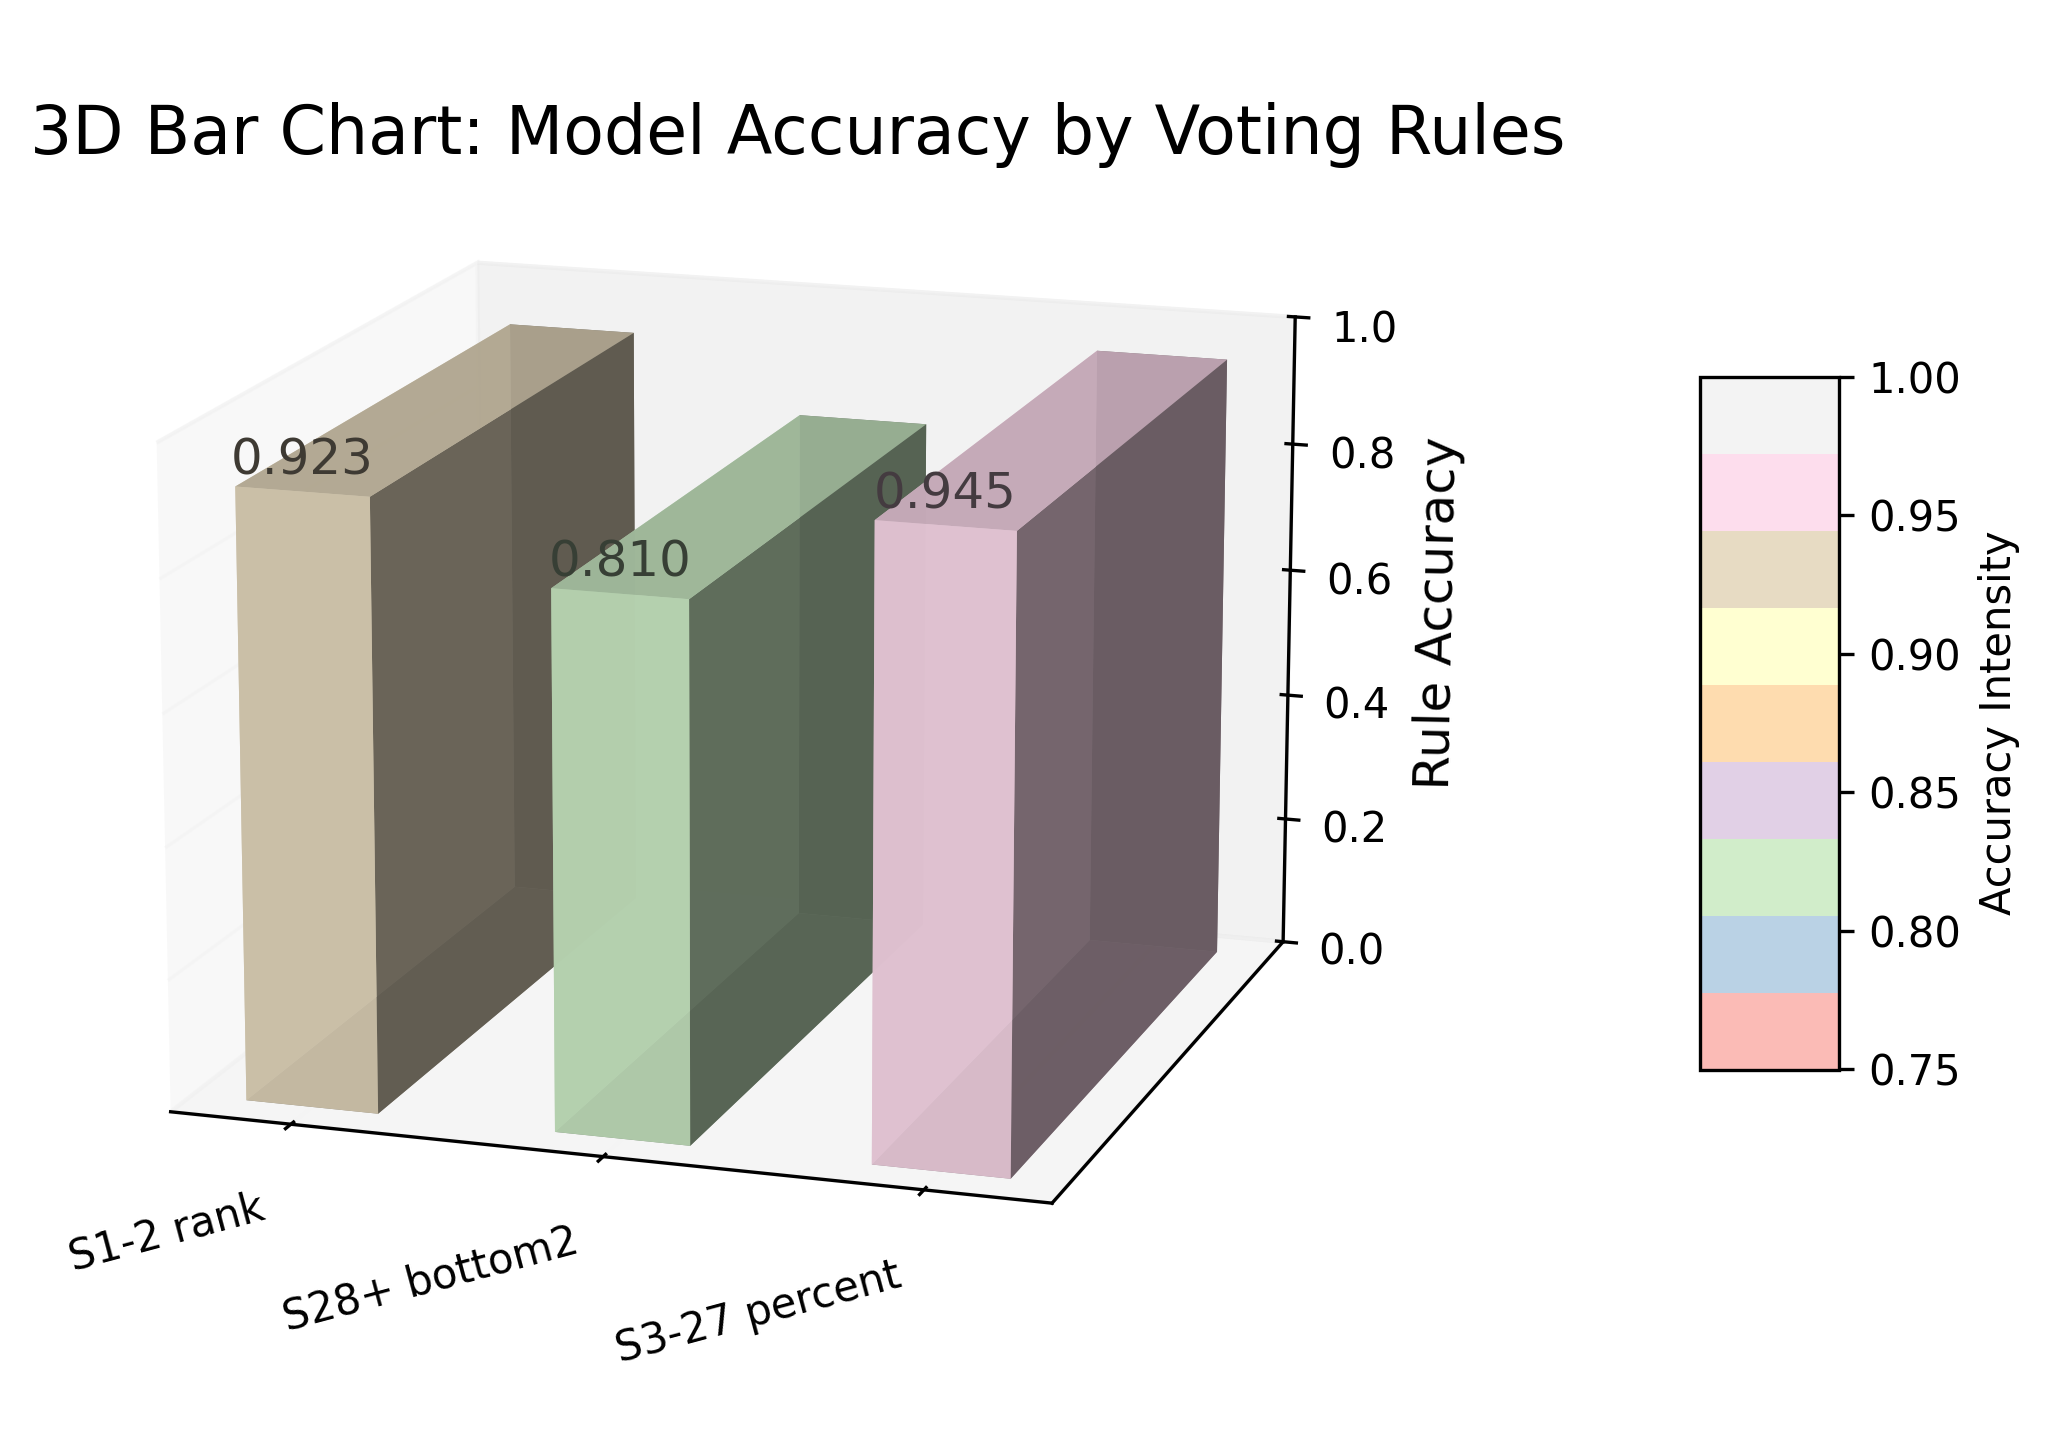

Here is the Python script that generated this plot:
import numpy as np
import matplotlib.pyplot as plt
from mpl_toolkits.mplot3d import Axes3D
import matplotlib.colors as mcolors

# 数据
categories = ['S1-2 rank', 'S28+ bottom2', 'S3-27 percent']
values = [0.923, 0.810, 0.945]
n = len(categories)

# 调整坐标
xpos = np.arange(n)
ypos = np.zeros(n)
zpos = np.zeros(n)
dx = 0.43
dy = 0.1
dz = values

# 颜色设置：适配新版本的色板调用方式（弃用get_cmap）
norm = mcolors.Normalize(0.75, 1)
cmap = plt.colormaps['Pastel1']  # 新版本推荐写法
colors = cmap(norm(dz))

# 绘图
fig = plt.figure(figsize=(24, 6))
ax = fig.add_subplot(111, projection='3d')

# 核心修复：移除无效的shade_factor，用shade+alpha控制阴影（适配新版本）
bars = ax.bar3d(xpos, ypos, zpos, dx, dy, dz, color=colors, zsort='average', 
                shade=True,  # 开启阴影（新版本仅支持True/False，无强度参数）
                alpha=0.9,lightsource=None)  # 用轻微透明弱化阴影，替代shade_factor

# 核心新增：在每个柱子顶部标注具体数值（颜色和柱子一致但稍深）
def darken_color(color, factor=0.7):
    """将颜色加深（factor<1加深，越小越深）"""
    # 分离RGBA通道，RGB通道乘以factor（alpha保持1）
    r, g, b, a = color
    return (r*factor, g*factor, b*factor, 1.0)

for i in range(n):
    # 获取当前柱子的颜色并加深
    bar_color = colors[i]
    text_color = darken_color(bar_color, factor=0.27)  # 0.7是加深程度，可调整
    
    # 标注位置：x在柱子中心，y固定0，z在柱子高度+0.01（避免重叠）
    ax.text(xpos[i] + dx/2,  # x坐标（柱子中心）
            ypos[i],         # y坐标（和柱子一致）
            dz[i] + 0.01,    # z坐标（柱子顶部+0.01，留出空隙）
            f'{dz[i]:.3f}',  # 数值格式化为3位小数
            fontsize=12,     # 字体大小
            color=text_color,# 加深后的柱子颜色
            ha='center',     # 水平居中
            va='bottom',     # 垂直靠下（贴在柱子顶部）
            fontweight='medium')  # 字体稍粗，增强可读性

# 额外优化：调整3D渲染的光照角度，让阴影更浅（新版本控制阴影的核心方式）
ax._dist = 330  # 调整相机距离，弱化阴影对比度
ax.azim = -70  # 保持原有方位角
ax.elev = 15   # 保持原有仰角

# 弱化网格/刻度（保留浅色系风格）
ax.xaxis._axinfo["grid"]['color'] = (0.95, 0.95, 0.95, 0.3)
ax.yaxis._axinfo["grid"]['color'] = (0.95, 0.95, 0.95, 0.3)
ax.zaxis._axinfo["grid"]['color'] = (0.95, 0.95, 0.95, 0.5)
ax.xaxis._axinfo["tick"]['color'] = (0.8, 0.8, 0.8, 0.9)
ax.zaxis._axinfo["tick"]['color'] = (0.8, 0.8, 0.8, 0.9)

# 原有美化设置
ax.set_xticks(xpos + dx/2)
ax.set_xticklabels(categories, rotation=15, ha='right')
ax.set_yticks([])
ax.set_zlabel('Rule Accuracy', fontsize=12)
ax.set_title('3D Bar Chart: Model Accuracy by Voting Rules', 
             fontsize=16,
             x=0.55,  # x轴位置（0左，1右，默认0.5，0.95右移）
             y=0.97)   # y轴位置（0下，1上，默认1.0，0.9下移）
ax.set_zlim(0, 1.0)
ax.view_init(elev=15, azim=-72)

# 颜色条：适配新版本，完全实色
mappable = plt.cm.ScalarMappable(cmap=cmap, norm=norm)
mappable.set_array(dz)
cbar = fig.colorbar(mappable, ax=ax, shrink=0.5, aspect=5, label='Accuracy Intensity')
cbar.solids.set_alpha(0.9)  # 颜色条100%实色

# 保存图片
plt.savefig('3d_bar_chart.pdf', dpi=300, bbox_inches='tight')
plt.savefig('3d_bar_chart.png', dpi=300, bbox_inches='tight')
print('3D Bar Chart (Matplotlib 3.7+ compatible) generated and saved.')
